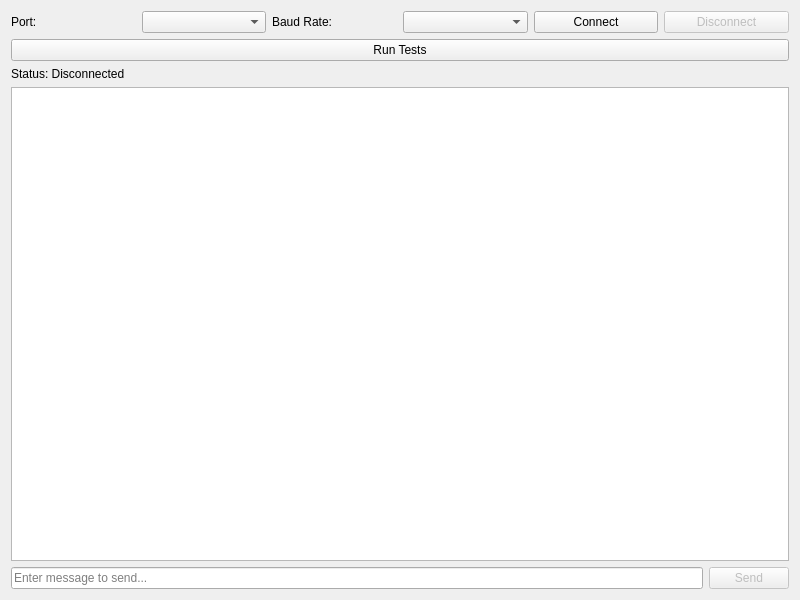
<?xml version="1.0" encoding="UTF-8"?>
<ui version="4.0">
 <class>MainTab</class>
 <widget class="QWidget" name="MainTab">
  <property name="geometry">
   <rect>
    <x>0</x>
    <y>0</y>
    <width>800</width>
    <height>600</height>
   </rect>
  </property>
  <property name="windowTitle">
   <string>MainTab</string>
  </property>
  <layout class="QVBoxLayout" name="verticalLayout">
   <item>
    <layout class="QHBoxLayout" name="connectionLayout">
     <item>
      <widget class="QLabel" name="portLabel">
       <property name="text">
        <string>Port:</string>
       </property>
      </widget>
     </item>
     <item>
      <widget class="QComboBox" name="portComboBox"/>
     </item>
     <item>
      <widget class="QLabel" name="baudRateLabel">
       <property name="text">
        <string>Baud Rate:</string>
       </property>
      </widget>
     </item>
     <item>
      <widget class="QComboBox" name="baudRateComboBox"/>
     </item>
     <item>
      <widget class="QPushButton" name="connectButton">
       <property name="text">
        <string>Connect</string>
       </property>
      </widget>
     </item>
     <item>
      <widget class="QPushButton" name="disconnectButton">
       <property name="text">
        <string>Disconnect</string>
       </property>
       <property name="enabled">
        <bool>false</bool>
       </property>
      </widget>
     </item>
    </layout>
   </item>
   <item>
       <widget class="QPushButton" name="runTestButton">
           <property name="text">
               <string>Run Tests</string>
           </property>
       </widget>
   </item>

   <item>
    <widget class="QLabel" name="statusLabel">
     <property name="text">
      <string>Status: Disconnected</string>
     </property>
    </widget>
   </item>
   <item>
    <widget class="QTextEdit" name="messageConsole">
     <property name="readOnly">
      <bool>true</bool>
     </property>
    </widget>
   </item>
   <item>
    <layout class="QHBoxLayout" name="sendLayout">
     <item>
      <widget class="QLineEdit" name="messageInput">
       <property name="placeholderText">
        <string>Enter message to send...</string>
       </property>
      </widget>
     </item>
     <item>
      <widget class="QPushButton" name="sendButton">
       <property name="text">
        <string>Send</string>
       </property>
       <property name="enabled">
        <bool>false</bool>
       </property>
      </widget>
     </item>
    </layout>
   </item>
  </layout>
 </widget>
 <resources/>
 <connections/>
</ui>
